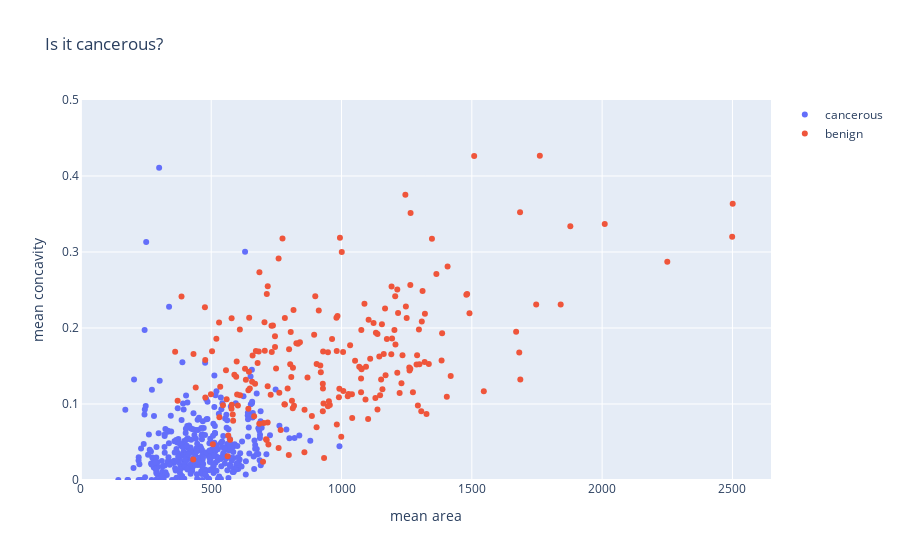

Notebook code cell kept with this figure:
### Markdown cell above
Finally, let's plot our data.

### Code cell
import plotly.graph_objects as go

cancerous_scatter = go.Scatter(x = mean_area_cancerous, y = concavity_cancerous, 
                               name = 'cancerous', mode = 'markers')

benign_scatter = go.Scatter(x = mean_area_benign, y = concavity_benign,  name = 'benign', mode = 'markers')
layout = {'xaxis': {'title': 'mean area'},
          'yaxis': {'title': 'mean concavity', 
                    'range': [0, .5]}, 'title': 'Is it cancerous?'}
go.Figure([cancerous_scatter, benign_scatter], layout = layout)

### Figure 1 — Plotly figure (JSON) as saved in the notebook; plotly's stock layout.template omitted (floating-point values rounded to 4 significant figures; data arrays with more than 128 entries replaced by an {"elided": "..."} marker saying what was removed)
{"data": [{"mode": "markers", "name": "cancerous", "type": "scatter", "x": {"elided": "357 float values"}, "y": {"elided": "357 float values"}}, {"mode": "markers", "name": "benign", "type": "scatter", "x": {"elided": "212 float values"}, "y": {"elided": "212 float values"}}], "layout": {"autosize": true, "title": {"text": "Is it cancerous?"}, "xaxis": {"autorange": true, "range": [-12.24, 2657.0], "title": {"text": "mean area"}, "type": "linear"}, "yaxis": {"range": [0, 0.5], "title": {"text": "mean concavity"}, "type": "linear"}}}
